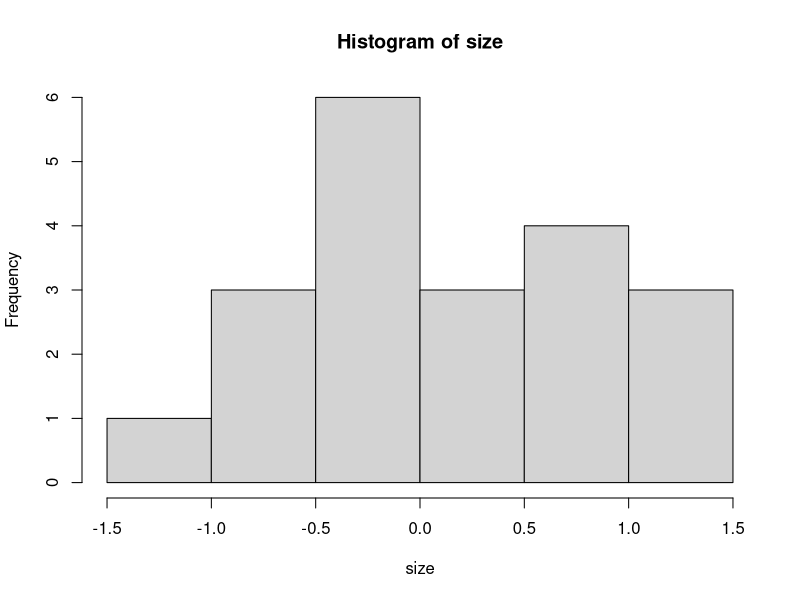
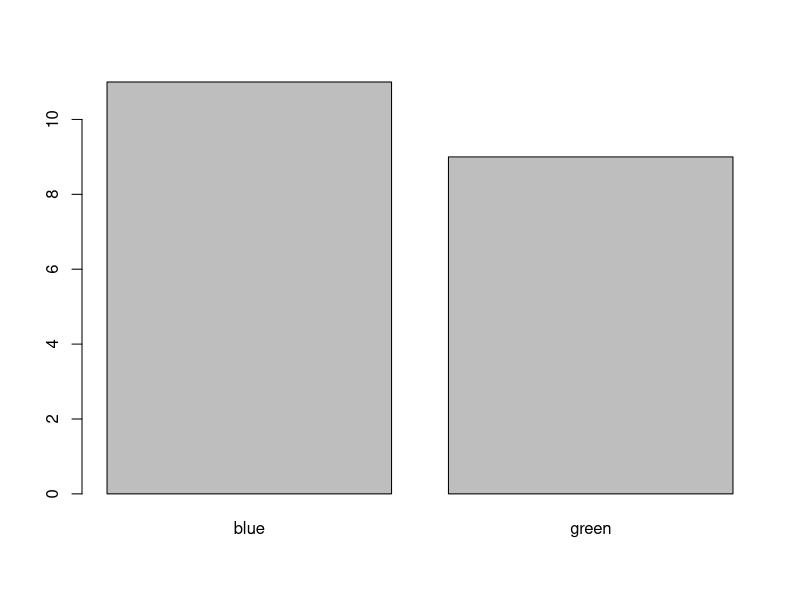
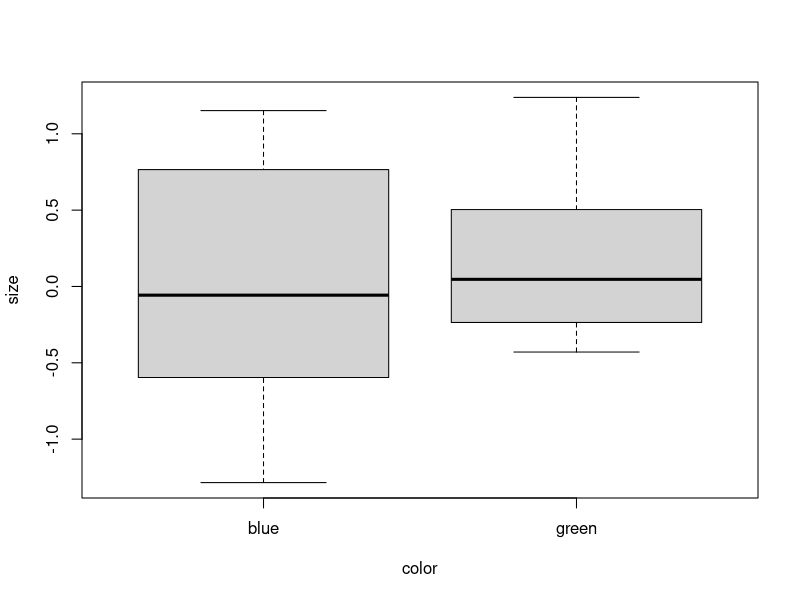
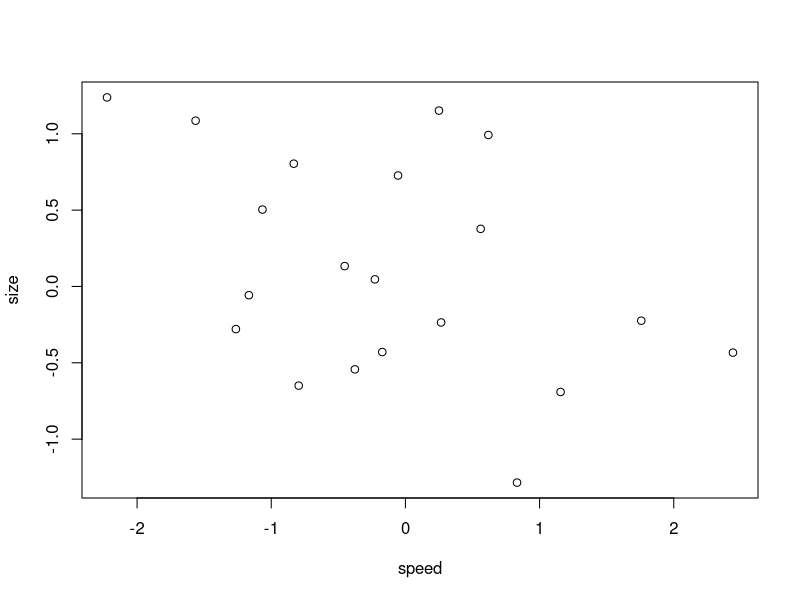
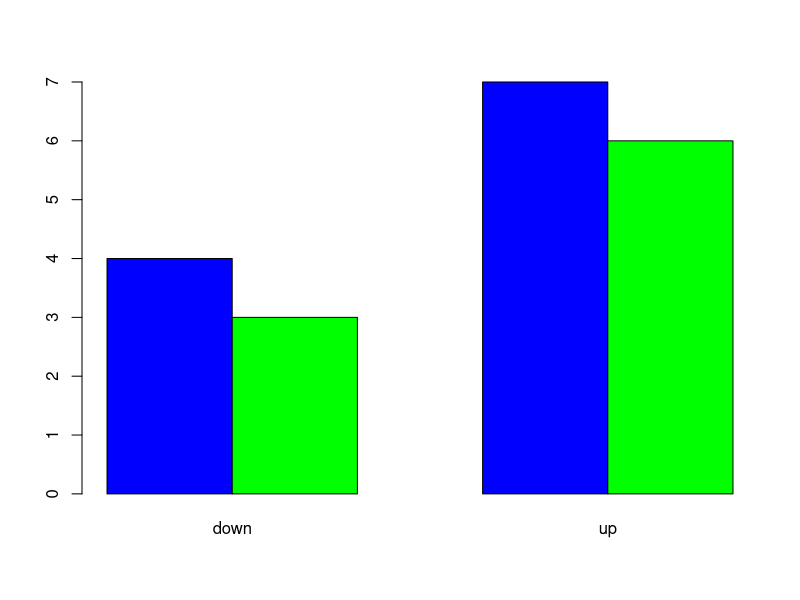
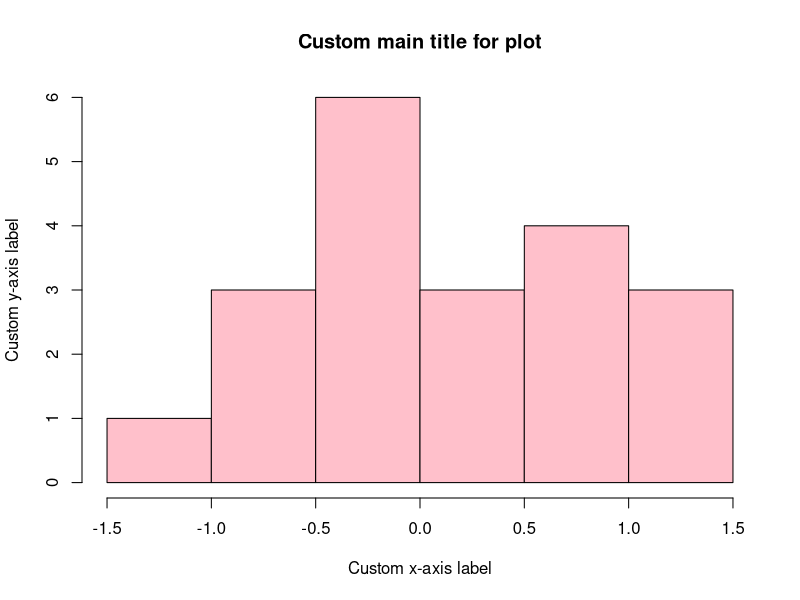
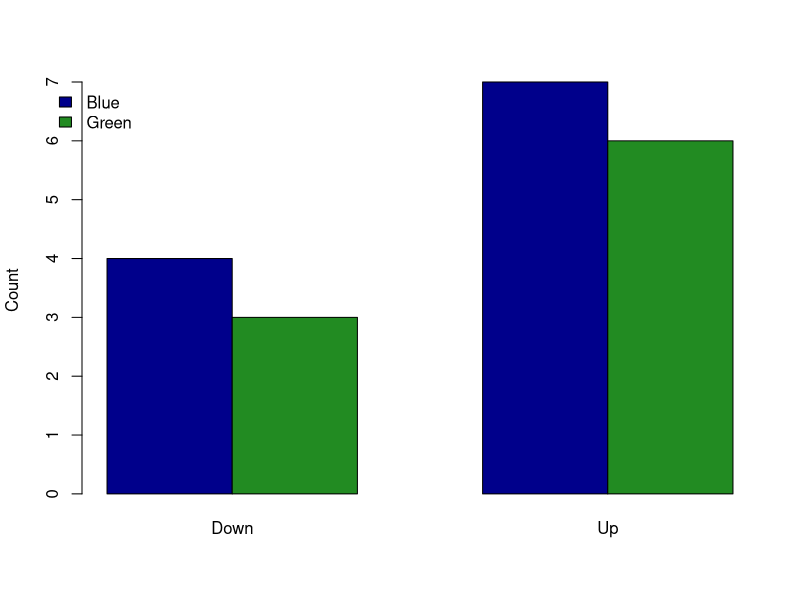

Source code (R) for these figures, in order: (Note: this script raises an error after producing the figures.)
## ---- chunk 1
knitr::opts_chunk$set(echo = TRUE)
## ---- chunk 2
2 + 2
## ---- chunk 3
# a number can be an object
x = 2
x

# a character string can be an object
x = "dog"
x

# a vector of character strings (enclosed in quotes) can be an object
x = c("dog", "cat", "bird")
x

# a vector of numbers can be an object
x = c(1, 2, 3, 4, 5)
## ---- chunk 4
# add them up
sum(x)

# add +1 to each value
x + 1

# log transform each value
log(x)

# raise each value to the power of 3
x^3

# find the maximum value in the vector
max(x)

# turn them into characters
as.character(x)

# randomly sample 10 values from x with replacement
sample(x, 10, replace=TRUE)
## ---- chunk 5
# generate random data with 20 rows
set.seed(0)
fakedata = data.frame(
  color = sample(c("blue", "green"), 20, replace=T),
  direction = sample(c("up", "down"), 20, replace=T),
  size = rnorm(20),
  speed = rnorm(20))
## ---- chunk 6
fakedata
## ---- chunk 7
# attach data
attach(fakedata)

# test it out by typing the name of one of the columns in fakedata
color
## ---- chunk 8
# histogram of 'size'
hist(size)
## ---- chunk 9
# create table (just type 'tab1' into R to see what it looks like)
tab1 = table(color)

# make barplot
barplot(tab1)
## ---- chunk 10
# boxplot of 'size' verses 'color'
boxplot(size ~ color)
## ---- chunk 11
# scatterplot of 'size' verses 'speed'
plot(size ~ speed)
## ---- chunk 12
# make a table of color vs direction
tab2 = table(color, direction)

# look at the table
tab2
## ---- chunk 13
# make barplot showing distribution of colors for up vs. down
barplot(tab2, beside=TRUE, col=c("blue", "green"), names.arg=c("down", "up"))
## ---- chunk 14
# pink histogram with customized axis and plot labels
hist(size, col="pink", xlab="Custom x-axis label", ylab="Custom y-axis label", main="Custom main title for plot")

# barplot
barplot(tab2, beside=TRUE, col=c("darkblue", "forestgreen"), names.arg=c("Down", "Up"), ylab="Count")

# add legend (you may have to tinker with the x and y coordinates for the legend when you make your own figures)
legend(x=0.5, y=7, legend=c("Blue", "Green"), fill=c("darkblue", "forestgreen"), bty="n", xpd=TRUE)
## ---- chunk 15
# pull up R help pages (don't worry if these are a bit confusing)
?plot
?boxplot
?barplot
## ---- chunk 16
#data = source('')
## ---- chunk 17
#head(data)
## ---- chunk 18
#attach(data)
## ---- chunk 19
hist(cyst_age)
## ---- chunk 20
boxplot(cyst_age ~ sex)
## ---- chunk 21
tab4 = table(cyst, death)
barplot(cyst_age)
